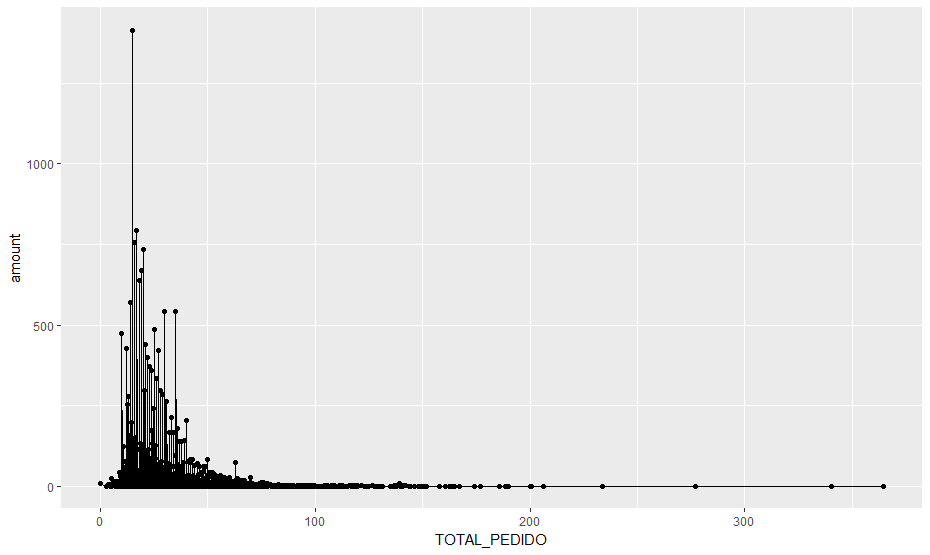

Write R code to recreate this figure.
library(dplyr)
library(ggplot2)
library(scales)

app <- read.csv("BI-master/aplicativo.csv", header=TRUE, sep=",")

data = app %>%
  group_by(TOTAL_PEDIDO) %>%
  summarise(
    amount = n()
  )

viz = ggplot(data, aes(x=TOTAL_PEDIDO, y=amount)) +
  geom_line() + geom_point()

plot(viz)
